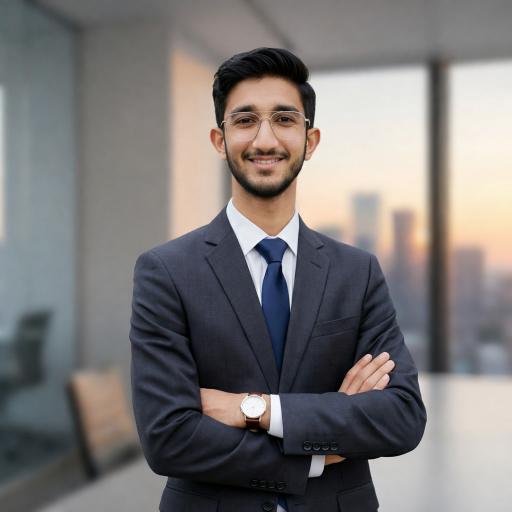
#> input picture images/uzair.png, 1024 x 1024 px (shown at 1/2 size)
$ python 1_3and1_4.py
#> lines starting #> are read from the running program, lines starting #| are printed output that depends on the picture
# Experiment 1.8: Get Height and Width Using OpenCV

import cv2

img = cv2.imread('images/uzair.png')
#> img is the input picture: shape (1024, 1024, 3); mean B, G, R 119.2, 119.8, 123.2
height, width = img.shape[:2]  # ← KEY LINE!
#> height = 1024; width = 1024

print("Height:", height)
#| Height: 1024
print("Width:", width)
#| Width: 1024


# Experiment 1.9: Converting Color to Grayscale using OpenCV
import cv2

# resizing window
cv2.namedWindow("Original Image", cv2.WINDOW_NORMAL)    # resize able by user
cv2.namedWindow("Grayscale Image", cv2.WINDOW_AUTOSIZE) # not resizable but auto adjusts to image size

# Load image
img = cv2.imread('images/uzair.png')

# Convert to grayscale
gray_img = cv2.cvtColor(img, cv2.COLOR_BGR2GRAY)  # ← KEY LINE!
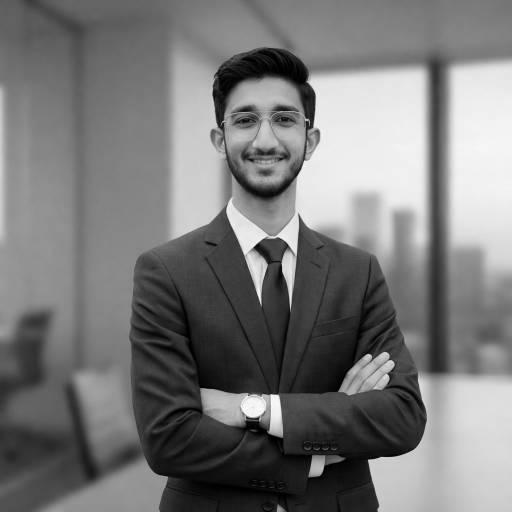
#> gray_img: shape (1024, 1024) (shown at 1/2 size); min 0, max 252, mean 120.8

# Display original and grayscale images side-by-side
cv2.imshow('Original Image', img)
cv2.imshow('Grayscale Image', gray_img)

cv2.waitKey(0)
cv2.destroyAllWindows()


# Experiment 1.10: Changing Spatial Resolution (Downsampling)
"""
Downsampling: Downsampling is the process of reducing the number of pixels in an image, thereby reducing its spatial resolution.
In downsampling, we reduce the number of pixels in an image, which reduces its spatial resolution.
Example:
256×256  →  64×64  →  32×32  →  16×16
"""

import cv2
import matplotlib.pyplot as plt

img = cv2.imread('images/uzair.png', 0)  # Read as grayscale
#> img: shape (1024, 1024); min 0, max 251, mean 120.3

# Downsampling - reducing spatial resolution
img1 = img                           # Original size
img2 = cv2.resize(img, (64, 64))     # 64×64
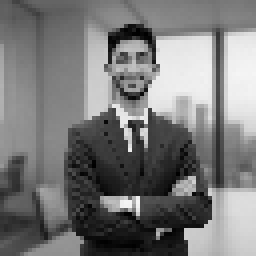
#> img2: shape (64, 64) (shown 4 times larger); min 0, max 245, mean 120.4
img3 = cv2.resize(img, (32, 32))     # 32×32
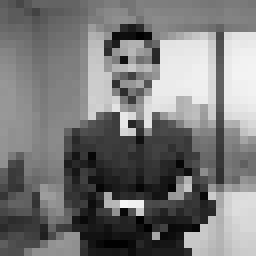
#> img3: shape (32, 32) (shown 8 times larger); min 1, max 245, mean 120.1
img4 = cv2.resize(img, (16, 16))     # 16×16

# Display all
plt.figure(figsize=(8,6))    # 8 is width (in x-axis), 6 is height (in y-axis) in inches
plt.subplot(1,4,1), plt.imshow(img1, cmap='gray')
plt.subplot(1,4,2), plt.imshow(img2, cmap='gray')
plt.subplot(1,4,3), plt.imshow(img3, cmap='gray')
plt.subplot(1,4,4), plt.imshow(img4, cmap='gray')
plt.show()
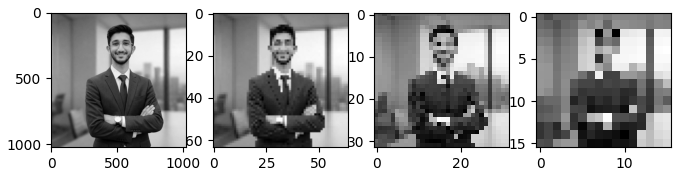
#> figure drawn by matplotlib, 4 panels


# Experiment 1.11: Changing Number of Gray Levels (Downsampling)
"""
What is Gray Level Resolution?
Gray level resolution refers to: The number of intensity levels available for representing a grayscale image.
For an image with b bits per pixel:
L=2^b

where:
L = number of gray levels
b = number of bits per pixel

Example:
If b = 3 bits per pixel, then the number of gray levels is:
L = 2^3 = 8
If b = 4 bits per pixel, then the number of gray levels is:
L = 2^4 = 16
If b = 8 bits per pixel, then the number of gray levels is:
L = 2^8 = 256
"""
import cv2
import matplotlib.pyplot as plt
import numpy as np

# Read image in grayscale
im = cv2.imread('images/uzair.png', 0)

# Number of bits to test
b = [1, 2, 3, 4, 5, 6, 7, 8]

for i in range(len(b)):
    L = 2 ** b[i]      # Number of gray levels using 2^b formula

    # Quantization
    im1 = np.uint8(np.floor(np.double(im) / L))

    # Normalize for display
    im2 = cv2.normalize(im1, None, 0, 255, norm_type=cv2.NORM_MINMAX)

    plt.subplot(2, 4, i + 1)
    plt.imshow(im2, cmap='gray')
    plt.xticks([])
    plt.yticks([])
    plt.title('b={}'.format(8 - b[i]))
#> this loop made 8 passes
#> pass 1, `im1 = np.uint8(np.floor(np.double(im) / L))`:
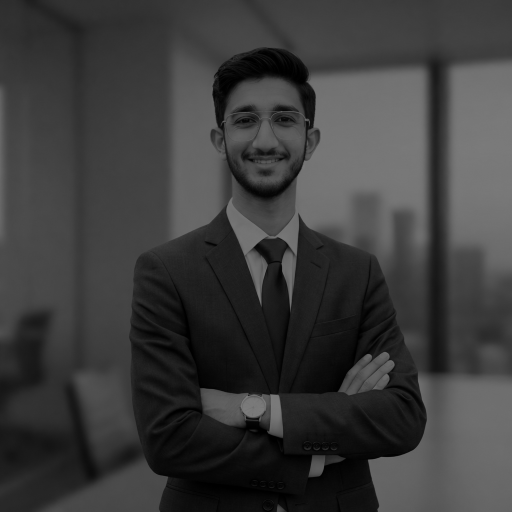
#> im1: shape (1024, 1024) (shown at 1/2 size); min 0, max 125, mean 59.9
#> pass 2, `im1 = np.uint8(np.floor(np.double(im) / L))`:
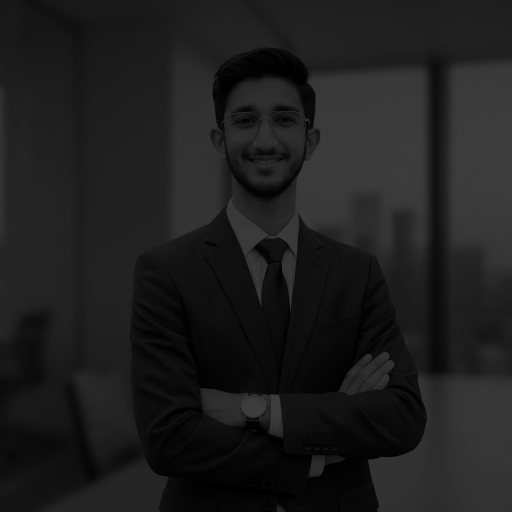
#> im1: shape (1024, 1024) (shown at 1/2 size); min 0, max 62, mean 29.7
#> after the loop: im1: shape (1024, 1024); every value is 0

plt.tight_layout()
plt.show()
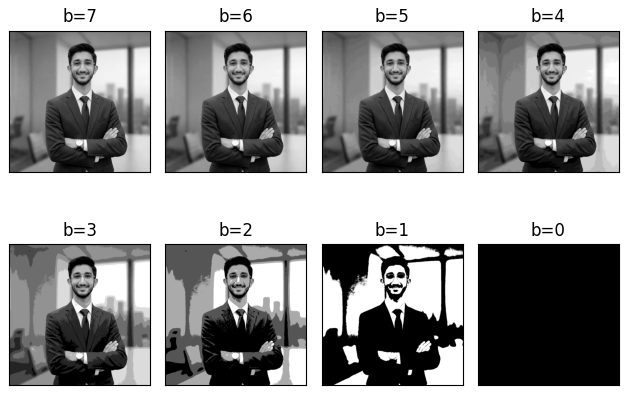
#> figure drawn by matplotlib, 8 panels

$ run again, with images/WhatsApp Image 2026-02-21 at 10.16.10 PM (1).jpeg saved as images/uzair.png
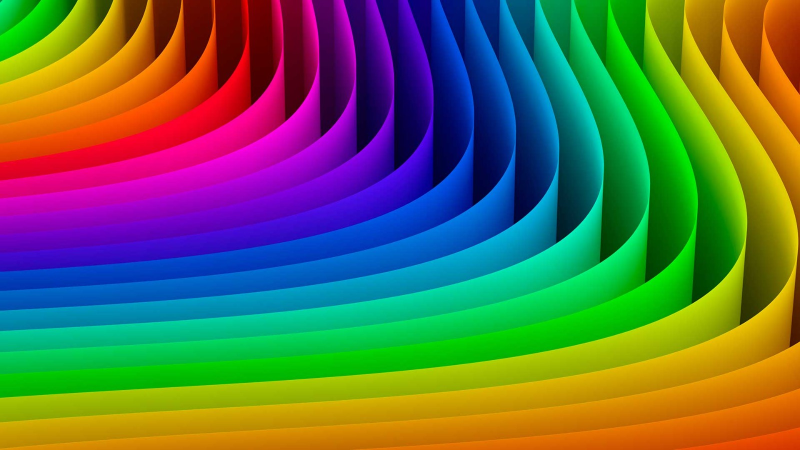
#> input picture images/WhatsApp Image 2026-02-21 at 10.16.10 PM (1).jpeg, 1600 x 900 px (shown at 1/2 size)
#> img is the input picture: shape (900, 1600, 3); mean B, G, R 73.1, 108.2, 95.1
#| Height: 900
#| Width: 1600
#> img: shape (900, 1600)
#> the loop `for i in range(len(b)):` made 8 passes
#> pass 1, `im2 = cv2.normalize(im1, None, 0, 255, norm_type=cv2.NORM_MINMAX)`:
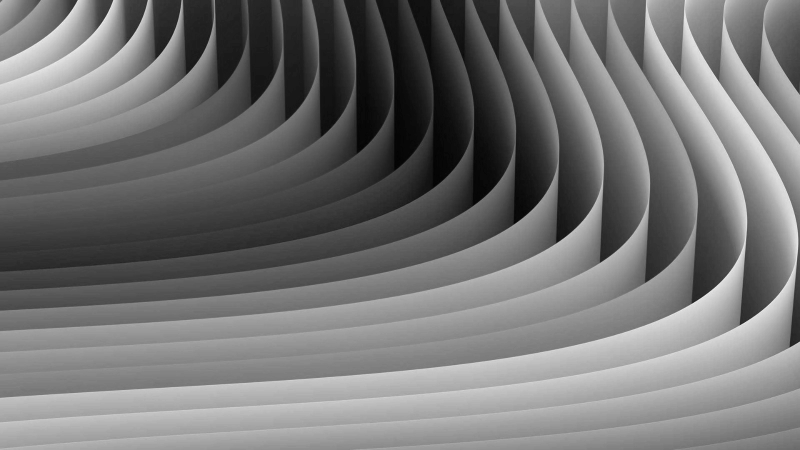
#> im2: shape (900, 1600) (shown at 1/2 size); min 0, max 255, mean 116
#> pass 2, `im1 = np.uint8(np.floor(np.double(im) / L))`:
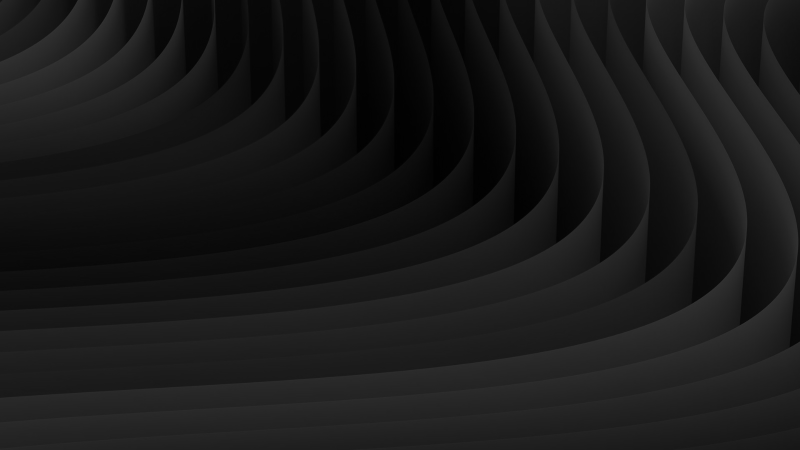
#> im1: shape (900, 1600) (shown at 1/2 size); min 0, max 54, mean 24.6
